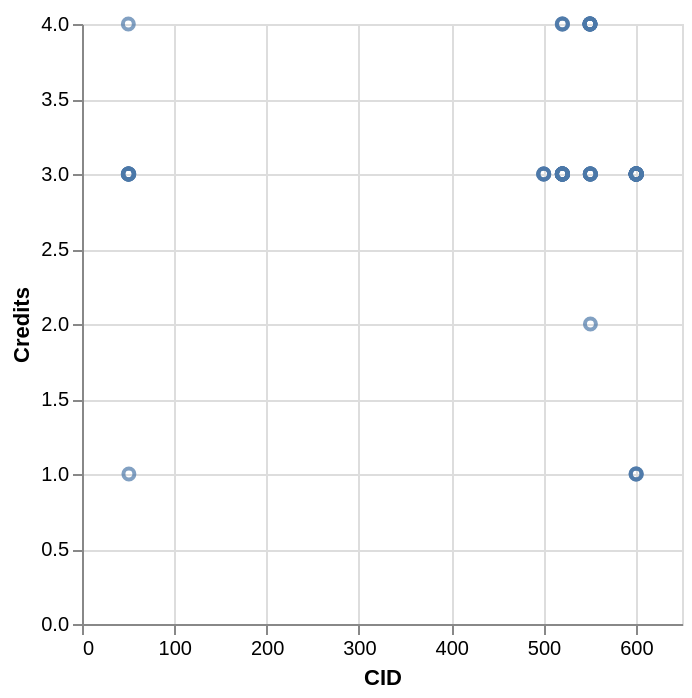

Express this chart as Vega-Lite.
### Vega-Lite specification from a JSON file in a GitHub repository (floating-point values rounded to 4 significant figures)
{"data": {"values": [{"x_data": 600.1, "y_data": 1}, {"x_data": 600.3, "y_data": 1}, {"x_data": 600.6, "y_data": 1}, {"x_data": 50.8, "y_data": 1}, {"x_data": 550.8, "y_data": 2}, {"x_data": 600.1, "y_data": 3}, {"x_data": 600.1, "y_data": 3}, {"x_data": 600.1, "y_data": 3}, {"x_data": 600.1, "y_data": 3}, {"x_data": 600.1, "y_data": 3}, {"x_data": 600.2, "y_data": 3}, {"x_data": 600.2, "y_data": 3}, {"x_data": 600.2, "y_data": 3}, {"x_data": 600.3, "y_data": 3}, {"x_data": 600.3, "y_data": 3}, {"x_data": 600.3, "y_data": 3}, {"x_data": 600.3, "y_data": 3}, {"x_data": 600.4, "y_data": 3}, {"x_data": 600.4, "y_data": 3}, {"x_data": 600.4, "y_data": 3}, {"x_data": 600.4, "y_data": 3}, {"x_data": 600.4, "y_data": 3}, {"x_data": 600.5, "y_data": 3}, {"x_data": 600.5, "y_data": 3}, {"x_data": 600.5, "y_data": 3}, {"x_data": 600.5, "y_data": 3}, {"x_data": 600.7, "y_data": 3}, {"x_data": 600.8, "y_data": 3}, {"x_data": 500.2, "y_data": 3}, {"x_data": 500.2, "y_data": 3}, {"x_data": 500.2, "y_data": 3}, {"x_data": 500.2, "y_data": 3}, {"x_data": 550.6, "y_data": 3}, {"x_data": 550.6, "y_data": 3}, {"x_data": 550.6, "y_data": 3}, {"x_data": 550.7, "y_data": 3}, {"x_data": 550.7, "y_data": 3}, {"x_data": 550.7, "y_data": 3}, {"x_data": 550.7, "y_data": 3}, {"x_data": 550.8, "y_data": 3}, {"x_data": 520.1, "y_data": 3}, {"x_data": 520.2, "y_data": 3}, {"x_data": 520.3, "y_data": 3}, {"x_data": 520.3, "y_data": 3}, {"x_data": 520.3, "y_data": 3}, {"x_data": 520.4, "y_data": 3}, {"x_data": 520.4, "y_data": 3}, {"x_data": 520.4, "y_data": 3}, {"x_data": 520.4, "y_data": 3}, {"x_data": 520.4, "y_data": 3}, {"x_data": 520.4, "y_data": 3}, {"x_data": 520.5, "y_data": 3}, {"x_data": 520.5, "y_data": 3}, {"x_data": 520.6, "y_data": 3}, {"x_data": 520.6, "y_data": 3}, {"x_data": 520.7, "y_data": 3}, {"x_data": 50.1, "y_data": 3}, {"x_data": 50.11, "y_data": 3}, {"x_data": 50.33, "y_data": 3}, {"x_data": 50.37, "y_data": 3}, {"x_data": 50.38, "y_data": 3}, {"x_data": 50.43, "y_data": 3}, {"x_data": 50.67, "y_data": 3}, {"x_data": 50.82, "y_data": 3}, {"x_data": 550.1, "y_data": 4}, {"x_data": 550.2, "y_data": 4}, {"x_data": 550.3, "y_data": 4}, {"x_data": 550.3, "y_data": 4}, {"x_data": 550.4, "y_data": 4}, {"x_data": 550.4, "y_data": 4}, {"x_data": 550.4, "y_data": 4}, {"x_data": 550.5, "y_data": 4}, {"x_data": 520.2, "y_data": 4}, {"x_data": 520.4, "y_data": 4}, {"x_data": 520.6, "y_data": 4}, {"x_data": 50.2, "y_data": 4}]}, "mark": "point", "encoding": {"x": {"field": "x_data", "type": "quantitative", "title": "CID"}, "y": {"field": "y_data", "type": "quantitative", "title": "Credits"}}}
